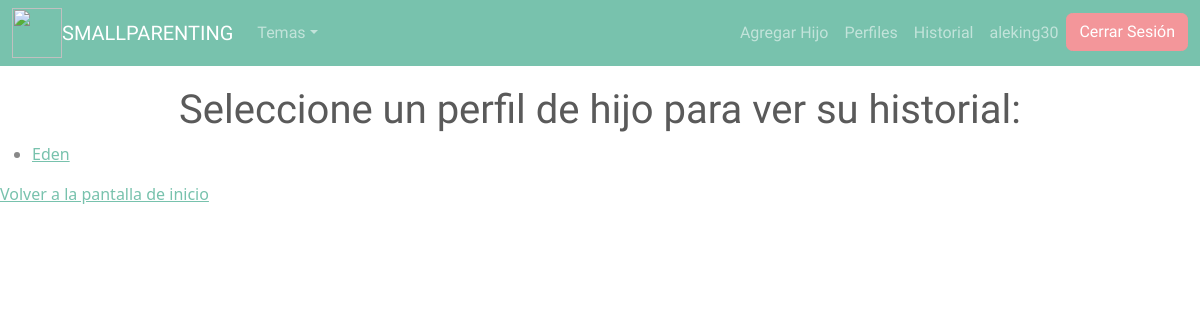
Page /historial_respuestas/ (signed in) on the earlier database version.
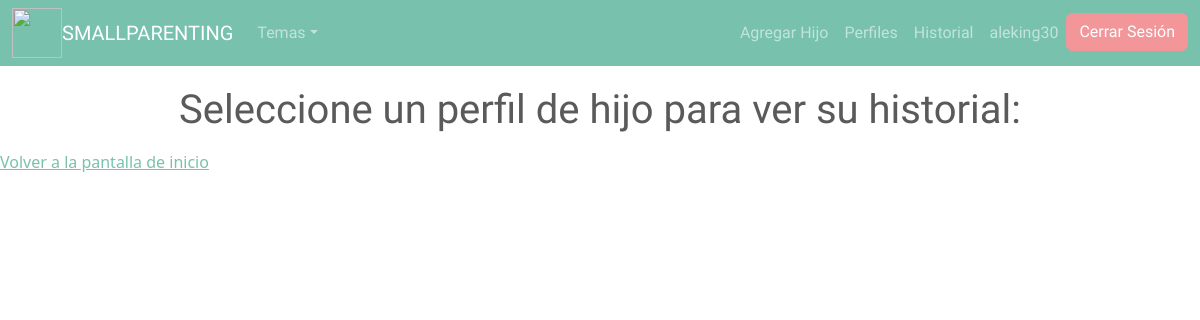
Same page on the later database version.
### SmallParentingAPI/models.py (models this page shows, shortened)
class Hijo(models.Model):
    nombre = models.CharField(max_length=100)
    fecha_de_nacimiento = models.DateField()
    genero = models.CharField(max_length=10)
    grado_academico = models.CharField(max_length=100)
    enfermedad_diagnosticada = models.CharField(max_length=100)
    materia_favorita = models.CharField(max_length=100)  # Actualización del campo
    respuesta_api = models.TextField(blank=True, null=True)
    conversacion_personalizada = models.TextField(default="[]")  # Campo para almacenar la respuesta de la API

### SmallParentingAPI/views.py (the view)
# urls.py: path('historial_respuestas/', historial_respuestas, name='historial_respuestas'),
def historial_respuestas(request):
    perfil_usuario = PerfilUsuario.objects.get(user=request.user)
    hijos = Hijo.objects.filter(perfilusuario=perfil_usuario)
    return render(request, 'historial_respuestas.html', {'hijos': hijos})

### SmallParentingAPI/templates/historial_respuestas.html (shortened to what this page needs)
{% load static %}
<!DOCTYPE html>
<html>
<head>
    <link rel="stylesheet" type="text/css" href="{% static 'CSS/H.respuestas.css' %}">
    <link
    rel="stylesheet"
    href="https://cdn.jsdelivr.net/npm/bootstrap@5.3.1/dist/css/bootstrap.min.css"
    />
    <link rel="stylesheet" href="{% static 'CSS/boostrap.min.css' %}" />
</head>
<body>
    <div class="contenedor">
        <nav class="navbar navbar-expand-lg navbar-dark bg-primary">
            <div class="container-fluid">
                <a
                    class="navbar_logo-wrapper w-inline-block"
                    href="{% url 'inicio' %}"
                >
                    <img
                    src="{% static 'imagenes' %}"
                    loading="eager"
                    width="50"
                    height="50"
                    class="navbar_logo"
                    />
                </a>
                <a class="navbar-brand" href="{% url 'inicio' %}">SMALLPARENTING</a>
                <div class="collapse navbar-collapse" id="navbarCollapse">
                    <ul class="navbar-nav">
                        <li class="nav-item dropdown">
                            <a
                            class="nav-link dropdown-toggle"
                            data-bs-toggle="dropdown"
                            href="#"
                            role="button"
                            aria-haspopup="true"
                            aria-expanded="true"
                            >Temas</a
                            >
                        </li>
                    </ul>
                    <ul class="navbar-nav ms-md-auto">
                        {% if request.user.is_authenticated %}
                        <li class="nav-item">
                            <a class="nav-link" href="{% url 'agregar_hijo' %}"
                            >Agregar Hijo</a
                            >
                        </li>
                        {% endif %} {% if not request.user.is_authenticated %}
                        <li class="nav-item">
                            <a class="nav-link" href="/registro/">Registrarse</a>
                        </li>
                        <li class="nav-item">
                            <a class="nav-link" href="#" onclick="mostrarPopup()"
                            >Iniciar sesión</a
                            >
                        </li>
                        {% else %}
                        <li class="nav-item">
                            <a
                            class="nav-link"
                            data-bs-toggle="offcanvas"
                            href="#PerfilHijo"
                            role="button"
                            aria-controls="PerfilesHijos"
                            >Perfiles</a
                            >
                        </li>
                        <li class="nav-item">
                            <a class="nav-link" href="{% url 'historial_respuestas' %}"
                            >Historial</a
                            >
                        </li>
                        <li class="nav-item">
                            <span class="nav-link" href="#"
                            >{{ request.user.username }}</span
                            >
                        </li>
                        <li class="nav-item">
                            <form action="{% url 'cerrar_sesion' %}" method="post">
                            <button type="submit" class="btn btn-secondary">
                                Cerrar Sesión
                            </button>
                            </form>
                        </li>
                        {% endif %}
                    </ul>
                </div>
            </div>
        </nav>
        <div class="contenedor-formulario">
            <h1>Seleccione un perfil de hijo para ver su historial:</h1>
            <ul>
                {% for hijo in hijos %}
                    <li><a href="{% url 'ver_historial_perfil' hijo.id %}">{{ hijo.nombre }}</a></li>
                {% endfor %}
            </ul>
            <a href="{% url 'inicio' %}">Volver a la pantalla de inicio</a>
        </div>
    </div>
</body>
</html>

### static/CSS/H.respuestas.css (style rules this page uses)
body { margin: 0; padding: 0; font-family: Arial, sans-serif; min-height: 100vh; background-color: #DCFFE9; background-repeat: no-repeat; background-size: 100% 100%; }
.contenedor { width: 100%; }
h1 { font-size: 2.5rem; text-align: center; margin-bottom: 30px; }
.contenedor-formulario { margin-top: 20px; width: 100%; }

Differences in the rows shown:
removed Hijo: nombre "Eden"
